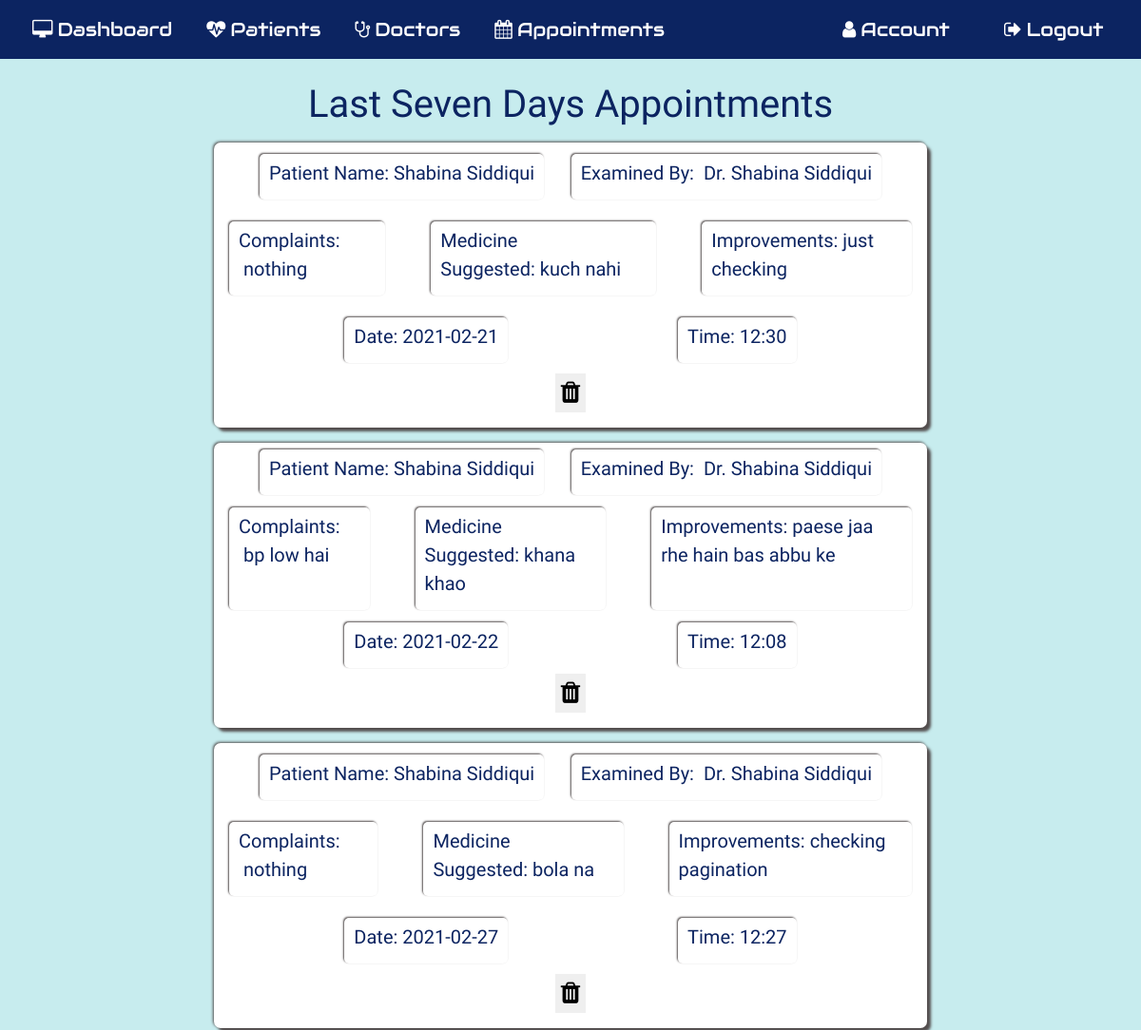
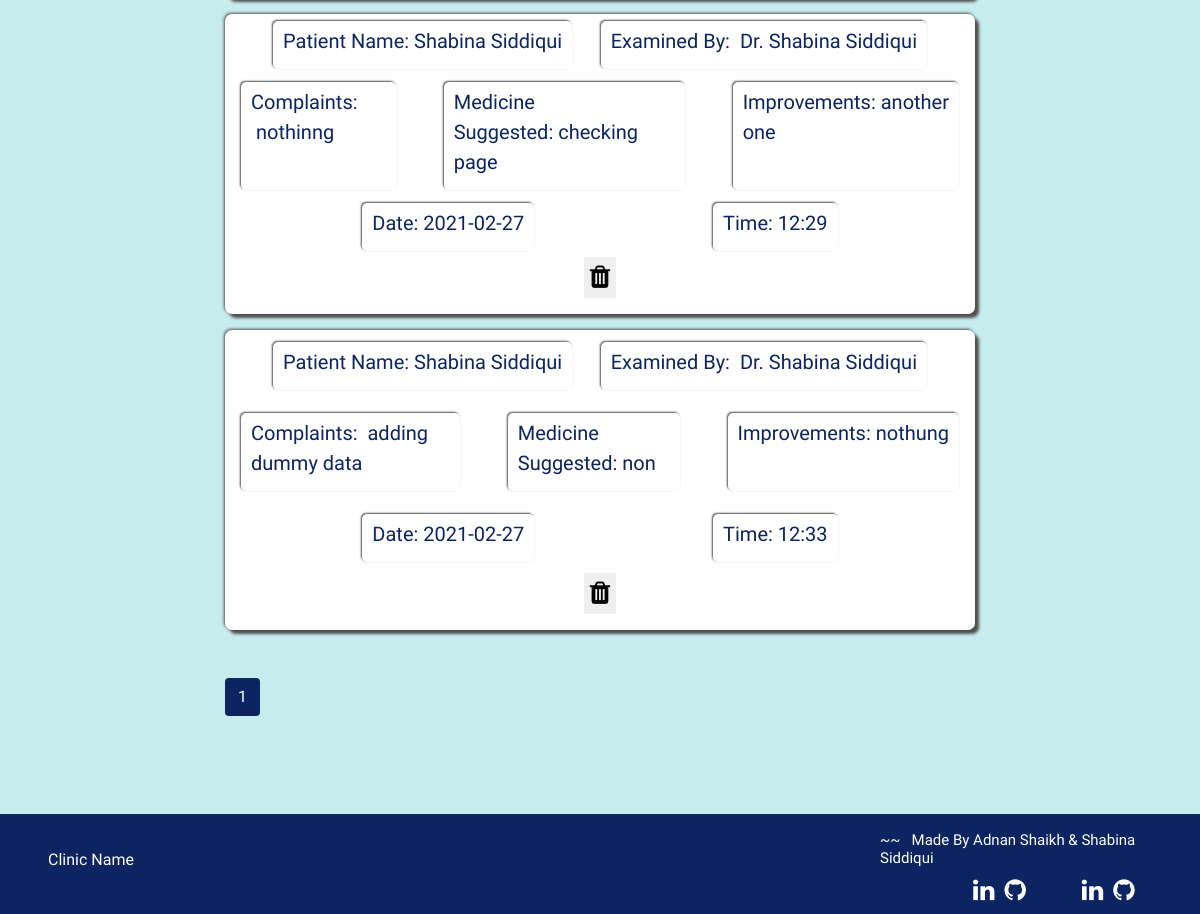
Before: /allapp (signed in) with the older database file (2 pictures, top to bottom).
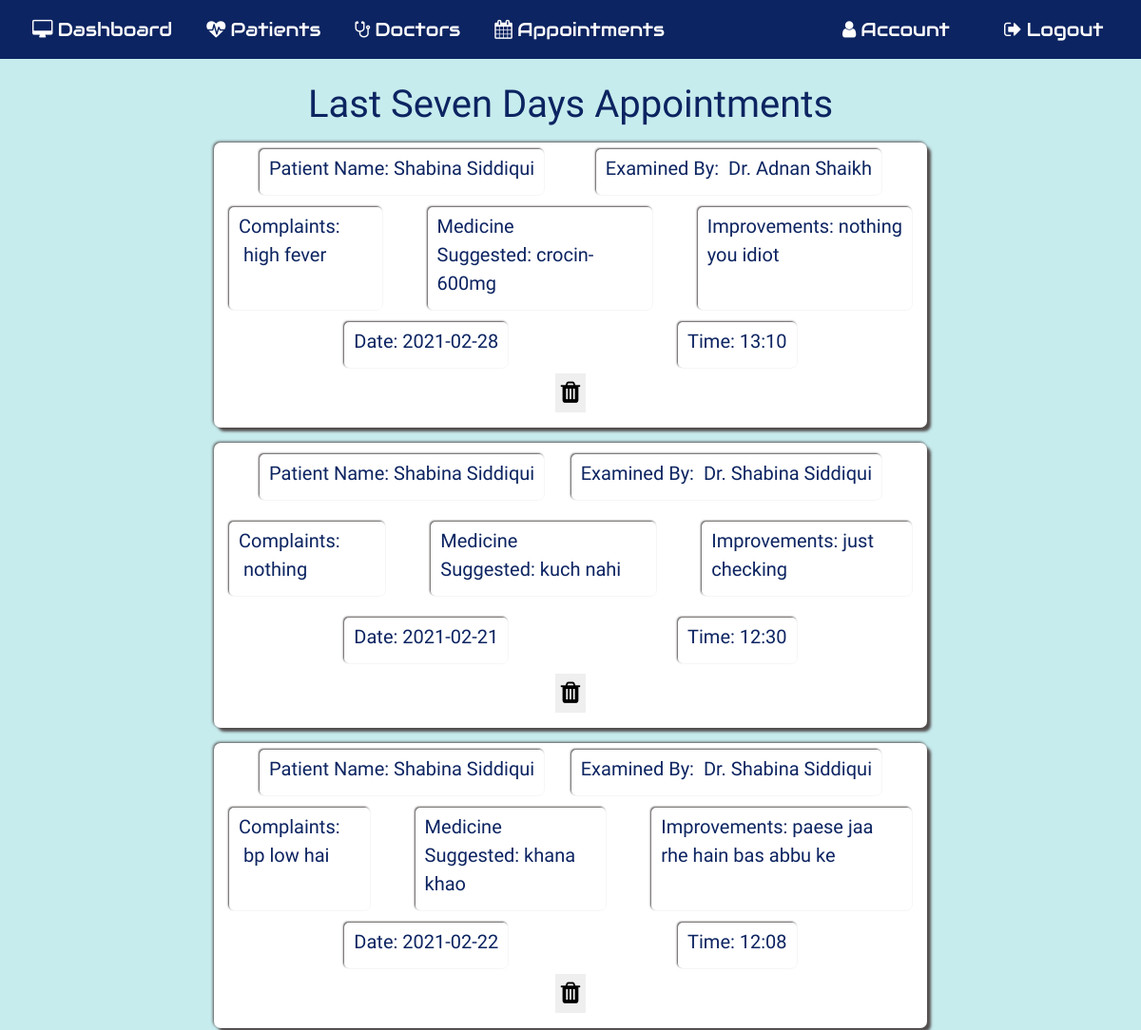
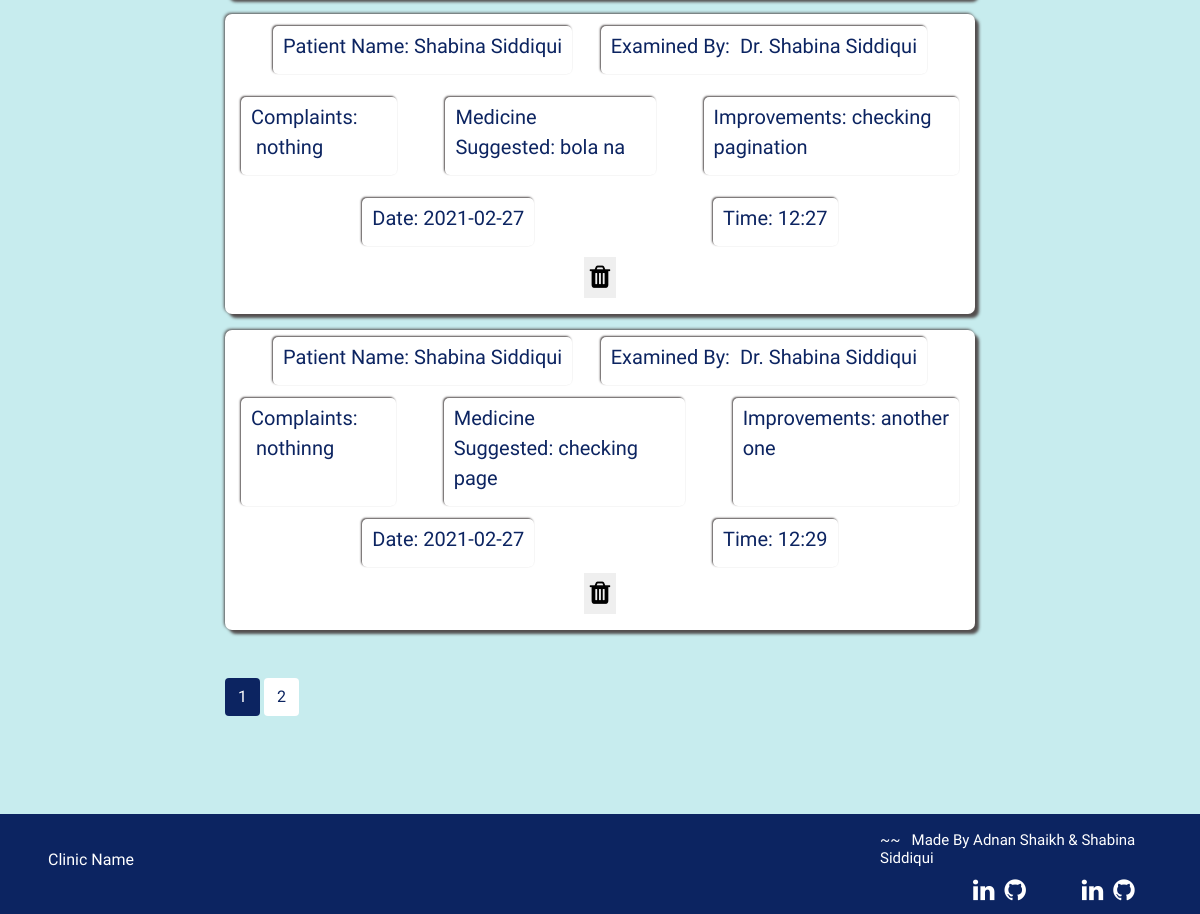
After: the same page with the newer database file (2 pictures, top to bottom).
### application/routes.py (models this page shows, shortened)
class Appointments(db.Model):
  __tablename__ = 'Appointments'
  id = db.Column(db.Integer, primary_key=True)
  pname=db.Column(db.String(100))
  examinedby = db.Column(db.String(100))
  complaint = db.Column(db.String(5000))
  medicine_suggested = db.Column(db.String(5000))
  improvements = db.Column(db.String(5000))
  date= db.Column(db.String(50))
  time= db.Column(db.String(50))

### application/routes.py (the view)
@app.route('/allapp', methods=['POST', 'GET'])
def allapp():
  if 'username' in session:
    today= datetime.date.today()
    seven_days_ago = datetime.date.today() - timedelta(days = 7)
    page= request.args.get('page', 1, type=int)
    allapp = Appointments.query.filter(Appointments.date<=today, Appointments.date >=seven_days_ago).paginate(page=page, per_page=5)
    return render_template('allappointment.html', allapp=allapp)

### application/templates/allappointment.html
{% extends 'layout.html' %}{% include 'includes/nav.html' %} {% block content%}
<section id="allapp">
  <div class="allapp-section">
    <h1 class="text-center mt-4">Last Seven Days Appointments</h1>
    {% for i in allapp.items %}
    <div class="form-style seven-app mt-3 d-flex">
      <div class="d-flex flex-column justify-content-around card-content">
        <div class="d-flex flex-row justify-content-between mx-5">
          <div class="card-box">
            <label for="">Patient Name:&nbsp;{{i.pname}}</label>
          </div>
          <div class="card-box">
            <label for="">Examined By: &nbsp;{{i.examinedby}}</label>
          </div>
        </div>
        <div class="d-flex flex-row justify-content-between mx-3">
          <div class="mr-5 card-box">
            <label for="">Complaints: &nbsp;{{i.complaint}}</label>
          </div>
          <div class="mr-5 card-box">
            <label for=""
              >Medicine Suggested:&nbsp;{{i.medicine_suggested}}</label
            >
          </div>
          <div class="card-box">
            <label for="">Improvements:&nbsp;{{i.improvements}}</label>
          </div>
        </div>
        <div class="d-flex flex-row justify-content-around mx-5">
          <div class="card-box">
            <label for="">Date:&nbsp;{{i.date}}</label>
          </div>
          <div class="card-box">
            <label for="">Time:&nbsp;{{i.time}}</label>
          </div>
        </div>
      </div>
      <div class="app-del-btn">
        <div class="d-flex justify-content-center mb-3">
          <button
            type="button"
            class="dbutton"
            onclick="window.location='/deleteapp/{{ i.id }}'"
          >
            <i class="fa fa-trash" aria-hidden="true"></i>
          </button>
        </div>
      </div>
    </div>
    {% endfor %} {% for page_num in allapp.iter_pages(left_edge=1, right_edge=1,
    left_current=1, right_current=2) %} {% if page_num %} {% if allapp.page ==
    page_num %}
    <a
      class="btn pagenum_current mb-4 mt-5"
      href="{{ url_for('allapp', page=page_num) }}"
      >{{ page_num }}</a
    >
    {% else %}
    <a
      class="btn pagenum mb-4 mt-5"
      href="{{ url_for('allapp', page=page_num) }}"
      >{{ page_num }}</a
    >
    {% endif %} {% else %} ... {% endif %} {% endfor %}
  </div>
  <br />
  {% include "includes/footer.html" %}
</section>
{% endblock content%}

Changed rows visible on the page:
no longer on this page (row unchanged): Appointments: pname "Shabina Siddiqui", examinedby "Dr. Shabina Siddiqui", complaint "adding dummy data", medicine_suggested "non", improvements "nothung", date "2021-02-27", time "12:33"
added Appointments: pname "Shabina Siddiqui", examinedby "Dr. Adnan Shaikh", complaint "high fever", medicine_suggested "crocin-600mg", improvements "nothing you idiot", date "2021-02-28", time "13:10"
Other visible differences:
new list line: "2"
